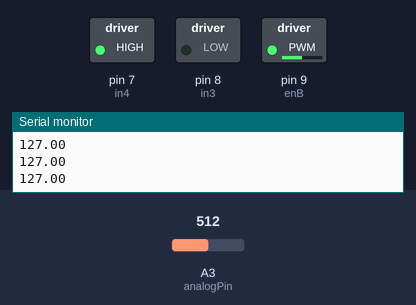
Simulated run of this sketch. Board: Arduino Uno, built with avr-gcc and run on an emulated ATmega328P. On the bench: switched loads named in the sketch (green lamp = pin HIGH), the last lines printed to the serial monitor. The test bench sets the inputs (shaded band); at power-on: A3 (analogPin) = 512.

Above: at 1.2 s.
1.3 s: A3 (analogPin) set to 716
At 2.4 s:
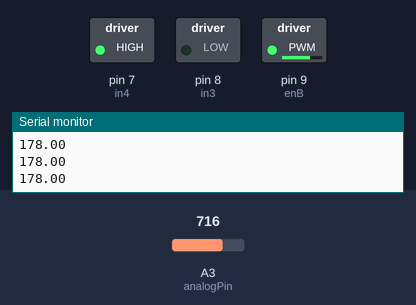
2.8 s: A3 (analogPin) set to 900
At 3.4 s:
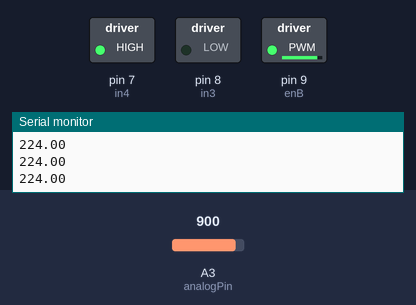
4.3 s: A3 (analogPin) set to 122
At 5.5 s:
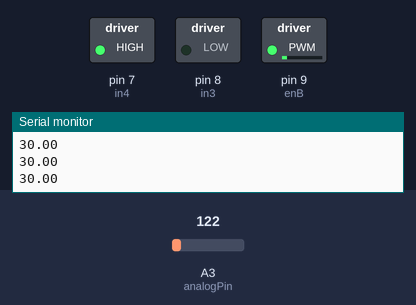
5.8 s: A3 (analogPin) set to 0
At 6.7 s:
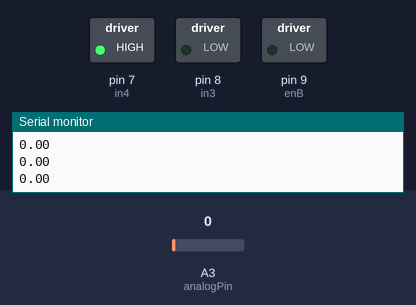
7.3 s: A3 (analogPin) set to 511
At 8.0 s:
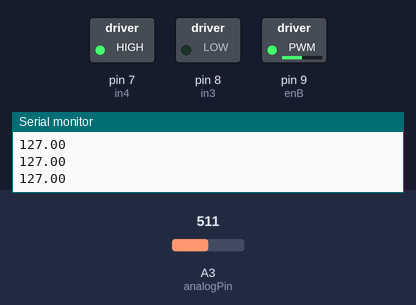
Timing chart, 0 to 9.8 s (numbered marks = the images above; inputs shaded):
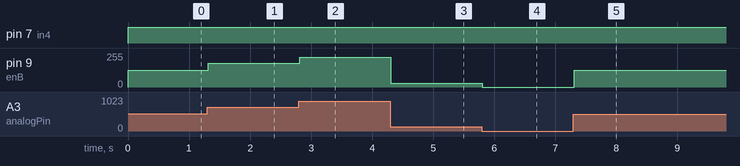

Measured:
- after the input at 1.3 s, pin 9 (enB): 127/255 → 178/255 at once
- after the input at 2.8 s, pin 9 (enB): 178/255 → 224/255 at once
- after the input at 4.3 s, pin 9 (enB): 224/255 → 30/255 at once
- after the input at 5.8 s, pin 9 (enB): 30/255 → 0/255 at once
- after the input at 7.3 s, pin 9 (enB): 0/255 → 127/255 at once

The sketch:

working_with_motor_driver.ino
```cpp
//working with the l298N motor driver
int analogPin = A3;
float pwm;
int readVal;
int enB = 9;
int in3 = 8;
int in4 = 7;
void setup() {
  // put your setup code here, to run once:
  pinMode(enB, OUTPUT);
  pinMode(in3, OUTPUT);
  pinMode(in4, OUTPUT);
  Serial.begin(9600);

}

void loop() {
  // put your main code here, to run repeatedly:
  readVal = analogRead(analogPin);
  pwm =  map(readVal,0,1023,0,255);
  //pwm = (255. / 1023.) * readVal;
  Serial.println(pwm);
  analogWrite(enB, pwm);
  digitalWrite(in3, LOW);
  digitalWrite(in4, HIGH);


}
```
